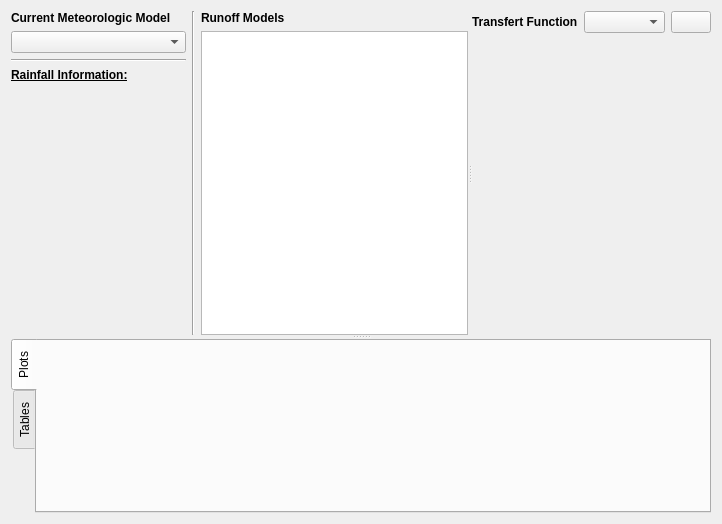
<?xml version="1.0" encoding="UTF-8"?>
<ui version="4.0">
 <class>ReosRunoffHydrographWidget</class>
 <widget class="QWidget" name="ReosRunoffHydrographWidget">
  <property name="geometry">
   <rect>
    <x>0</x>
    <y>0</y>
    <width>722</width>
    <height>524</height>
   </rect>
  </property>
  <property name="windowTitle">
   <string>Runoff and Hydrograph of Watershed</string>
  </property>
  <layout class="QVBoxLayout" name="verticalLayout_2">
   <item>
    <widget class="QSplitter" name="splitter_2">
     <property name="orientation">
      <enum>Qt::Vertical</enum>
     </property>
     <widget class="QWidget" name="layoutWidget">
      <layout class="QHBoxLayout" name="horizontalLayout_4">
       <item>
        <widget class="QWidget" name="widgetR" native="true">
         <property name="minimumSize">
          <size>
           <width>175</width>
           <height>0</height>
          </size>
         </property>
         <layout class="QVBoxLayout" name="verticalLayout_4">
          <property name="leftMargin">
           <number>0</number>
          </property>
          <property name="topMargin">
           <number>0</number>
          </property>
          <property name="rightMargin">
           <number>0</number>
          </property>
          <property name="bottomMargin">
           <number>0</number>
          </property>
          <item>
           <widget class="QLabel" name="label">
            <property name="font">
             <font>
              <weight>75</weight>
              <bold>true</bold>
             </font>
            </property>
            <property name="text">
             <string>Current Meteorologic Model</string>
            </property>
           </widget>
          </item>
          <item>
           <widget class="QComboBox" name="comboBoxMeteoModel"/>
          </item>
          <item>
           <widget class="Line" name="line">
            <property name="orientation">
             <enum>Qt::Horizontal</enum>
            </property>
           </widget>
          </item>
          <item>
           <widget class="QLabel" name="label_3">
            <property name="font">
             <font>
              <weight>75</weight>
              <bold>true</bold>
              <underline>true</underline>
             </font>
            </property>
            <property name="text">
             <string>Rainfall Information:</string>
            </property>
           </widget>
          </item>
          <item>
           <widget class="QLabel" name="labelRainfAllInfo">
            <property name="text">
             <string/>
            </property>
           </widget>
          </item>
          <item>
           <spacer name="verticalSpacer">
            <property name="orientation">
             <enum>Qt::Vertical</enum>
            </property>
            <property name="sizeHint" stdset="0">
             <size>
              <width>20</width>
              <height>40</height>
             </size>
            </property>
           </spacer>
          </item>
         </layout>
        </widget>
       </item>
       <item>
        <widget class="Line" name="line_2">
         <property name="orientation">
          <enum>Qt::Vertical</enum>
         </property>
        </widget>
       </item>
       <item>
        <widget class="QSplitter" name="splitter">
         <property name="orientation">
          <enum>Qt::Horizontal</enum>
         </property>
         <widget class="QWidget" name="verticalLayoutWidget">
          <layout class="QVBoxLayout" name="verticalLayout">
           <item>
            <widget class="QLabel" name="label_6">
             <property name="font">
              <font>
               <weight>75</weight>
               <bold>true</bold>
              </font>
             </property>
             <property name="text">
              <string>Runoff Models</string>
             </property>
            </widget>
           </item>
           <item>
            <widget class="QTableView" name="tableViewRunoff">
             <property name="selectionMode">
              <enum>QAbstractItemView::NoSelection</enum>
             </property>
            </widget>
           </item>
          </layout>
         </widget>
         <widget class="QWidget" name="widget_4" native="true">
          <layout class="QVBoxLayout" name="verticalLayout_3">
           <property name="leftMargin">
            <number>0</number>
           </property>
           <property name="topMargin">
            <number>0</number>
           </property>
           <property name="rightMargin">
            <number>0</number>
           </property>
           <property name="bottomMargin">
            <number>0</number>
           </property>
           <item>
            <widget class="QWidget" name="widget_3" native="true">
             <layout class="QHBoxLayout" name="horizontalLayout_3" stretch="0,1,0">
              <property name="leftMargin">
               <number>0</number>
              </property>
              <property name="topMargin">
               <number>0</number>
              </property>
              <property name="rightMargin">
               <number>0</number>
              </property>
              <property name="bottomMargin">
               <number>0</number>
              </property>
              <item>
               <widget class="QLabel" name="label_2">
                <property name="font">
                 <font>
                  <weight>75</weight>
                  <bold>true</bold>
                 </font>
                </property>
                <property name="text">
                 <string>Transfert Function</string>
                </property>
               </widget>
              </item>
              <item>
               <widget class="QComboBox" name="comboBoxTransferFunction"/>
              </item>
              <item>
               <widget class="QPushButton" name="pushButtonTransferFunctionFormulation">
                <property name="text">
                 <string/>
                </property>
                <property name="icon">
                 <iconset resource="../../images/images.qrc">
                  <normaloff>:/images/function.svg</normaloff>:/images/function.svg</iconset>
                </property>
               </widget>
              </item>
             </layout>
            </widget>
           </item>
           <item>
            <widget class="QWidget" name="widgetTransferFunction" native="true">
             <layout class="QVBoxLayout" name="verticalLayout_7">
              <property name="leftMargin">
               <number>0</number>
              </property>
              <property name="topMargin">
               <number>0</number>
              </property>
              <property name="rightMargin">
               <number>0</number>
              </property>
              <property name="bottomMargin">
               <number>0</number>
              </property>
             </layout>
            </widget>
           </item>
           <item>
            <spacer name="verticalSpacer_2">
             <property name="orientation">
              <enum>Qt::Vertical</enum>
             </property>
             <property name="sizeHint" stdset="0">
              <size>
               <width>20</width>
               <height>40</height>
              </size>
             </property>
            </spacer>
           </item>
          </layout>
         </widget>
        </widget>
       </item>
      </layout>
     </widget>
     <widget class="QTabWidget" name="tabResult">
      <property name="tabPosition">
       <enum>QTabWidget::West</enum>
      </property>
      <property name="tabShape">
       <enum>QTabWidget::Rounded</enum>
      </property>
      <property name="currentIndex">
       <number>0</number>
      </property>
      <widget class="QWidget" name="tab">
       <attribute name="title">
        <string>Plots</string>
       </attribute>
       <layout class="QVBoxLayout" name="verticalLayout_6">
        <property name="leftMargin">
         <number>5</number>
        </property>
        <property name="topMargin">
         <number>5</number>
        </property>
        <property name="rightMargin">
         <number>5</number>
        </property>
        <property name="bottomMargin">
         <number>5</number>
        </property>
        <item>
         <widget class="ReosPlotWidget" name="widgetPlot" native="true"/>
        </item>
       </layout>
      </widget>
      <widget class="QWidget" name="tab_2">
       <attribute name="title">
        <string>Tables</string>
       </attribute>
       <layout class="QVBoxLayout" name="verticalLayout_5">
        <property name="spacing">
         <number>6</number>
        </property>
        <property name="leftMargin">
         <number>0</number>
        </property>
        <property name="topMargin">
         <number>0</number>
        </property>
        <property name="rightMargin">
         <number>0</number>
        </property>
        <property name="bottomMargin">
         <number>0</number>
        </property>
        <item>
         <layout class="QGridLayout" name="gridLayout">
          <property name="topMargin">
           <number>0</number>
          </property>
          <item row="1" column="1">
           <widget class="QTableView" name="tableViewRunoffResult">
            <property name="verticalScrollBarPolicy">
             <enum>Qt::ScrollBarAlwaysOn</enum>
            </property>
            <property name="horizontalScrollBarPolicy">
             <enum>Qt::ScrollBarAlwaysOff</enum>
            </property>
            <property name="sizeAdjustPolicy">
             <enum>QAbstractScrollArea::AdjustToContents</enum>
            </property>
            <property name="selectionMode">
             <enum>QAbstractItemView::ContiguousSelection</enum>
            </property>
            <attribute name="horizontalHeaderCascadingSectionResizes">
             <bool>true</bool>
            </attribute>
            <attribute name="verticalHeaderVisible">
             <bool>false</bool>
            </attribute>
           </widget>
          </item>
          <item row="1" column="3">
           <widget class="QTableView" name="tableViewHydrographResult">
            <property name="verticalScrollBarPolicy">
             <enum>Qt::ScrollBarAlwaysOn</enum>
            </property>
            <property name="horizontalScrollBarPolicy">
             <enum>Qt::ScrollBarAlwaysOff</enum>
            </property>
            <property name="sizeAdjustPolicy">
             <enum>QAbstractScrollArea::AdjustToContents</enum>
            </property>
            <property name="selectionMode">
             <enum>QAbstractItemView::ContiguousSelection</enum>
            </property>
           </widget>
          </item>
          <item row="0" column="1">
           <widget class="QLabel" name="label_4">
            <property name="text">
             <string>Runoff results</string>
            </property>
            <property name="alignment">
             <set>Qt::AlignCenter</set>
            </property>
           </widget>
          </item>
          <item row="1" column="2">
           <spacer name="horizontalSpacer">
            <property name="orientation">
             <enum>Qt::Horizontal</enum>
            </property>
            <property name="sizeHint" stdset="0">
             <size>
              <width>40</width>
              <height>20</height>
             </size>
            </property>
           </spacer>
          </item>
          <item row="0" column="3">
           <widget class="QLabel" name="label_5">
            <property name="text">
             <string>Hydrograph result</string>
            </property>
            <property name="alignment">
             <set>Qt::AlignCenter</set>
            </property>
           </widget>
          </item>
          <item row="1" column="0">
           <spacer name="horizontalSpacer_2">
            <property name="orientation">
             <enum>Qt::Horizontal</enum>
            </property>
            <property name="sizeHint" stdset="0">
             <size>
              <width>40</width>
              <height>20</height>
             </size>
            </property>
           </spacer>
          </item>
          <item row="1" column="4">
           <spacer name="horizontalSpacer_3">
            <property name="orientation">
             <enum>Qt::Horizontal</enum>
            </property>
            <property name="sizeHint" stdset="0">
             <size>
              <width>40</width>
              <height>20</height>
             </size>
            </property>
           </spacer>
          </item>
         </layout>
        </item>
       </layout>
      </widget>
     </widget>
    </widget>
   </item>
  </layout>
 </widget>
 <customwidgets>
  <customwidget>
   <class>ReosPlotWidget</class>
   <extends>QWidget</extends>
   <header>reosplotwidget.h</header>
   <container>1</container>
  </customwidget>
 </customwidgets>
 <resources>
  <include location="../../images/images.qrc"/>
 </resources>
 <connections/>
</ui>
